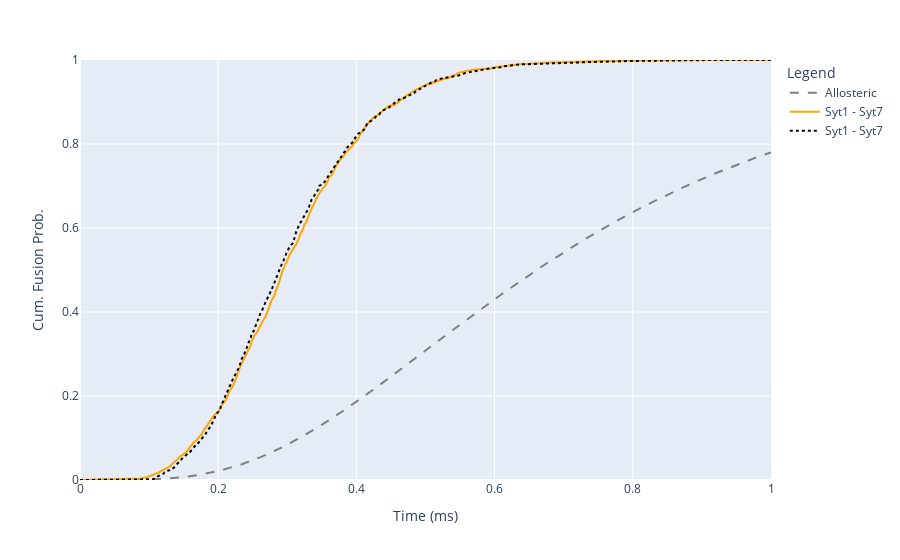

The notebook cell saved with this chart:
### Code cell
# Visualise cumulative probability of fusion
allo_col = 'rgb(128,128,128)'
clamp_col = 'rgb(255,167,0)'

fig = px.line()

fig.add_scatter(x=allosteric_sim['timestamp'], y=allosteric_sim['probability']['Fused'],
mode='lines', line={'color':allo_col, 'dash':'dash'}, name='Allosteric')

fig.add_scatter(x=clamp_sim['timestamp'], y=clamp_sim['probability']['Fused'],
mode='lines', line={'color':clamp_col, 'dash':'solid'}, name=clamp_model.name)
fig.add_scatter(x=clamp_sim_alt['timestamp'], y=clamp_sim_alt['probability']['Fused'],
mode='lines', line={'color':'black', 'dash':'dot'}, name=clamp_model.name)

fig.update_layout(
    legend = {'title': 'Legend'},
    xaxis = {'title': 'Time (ms)', 'range': [0, 1]},
    yaxis = {'title': 'Cum. Fusion Prob.', 'range': [0, 1]},
    hovermode='x'
)

fig.show()

### Figure 1 — Plotly figure (JSON) as saved in the notebook; plotly's stock layout.template omitted (floating-point values rounded to 4 significant figures; data arrays with more than 128 entries replaced by an {"elided": "..."} marker saying what was removed)
{"data": [{"hovertemplate": "<extra></extra>", "legendgroup": "", "line": {"color": "#636efa", "dash": "solid"}, "marker": {"symbol": "circle"}, "mode": "lines", "name": "", "orientation": "v", "showlegend": false, "type": "scatter", "xaxis": "x", "yaxis": "y"}, {"line": {"color": "rgb(128,128,128)", "dash": "dash"}, "mode": "lines", "name": "Allosteric", "type": "scatter", "x": {"elided": "1000 float values"}, "y": {"elided": "1000 float values"}}, {"line": {"color": "rgb(255,167,0)", "dash": "solid"}, "mode": "lines", "name": "Syt1 - Syt7", "type": "scatter", "x": {"elided": "1000 float values"}, "y": {"elided": "1000 float values"}}, {"line": {"color": "black", "dash": "dot"}, "mode": "lines", "name": "Syt1 - Syt7", "type": "scatter", "x": {"elided": "1000 float values"}, "y": {"elided": "1000 float values"}}], "layout": {"hovermode": "x", "legend": {"title": {"text": "Legend"}, "tracegroupgap": 0}, "margin": {"t": 60}, "xaxis": {"anchor": "y", "domain": [0, 1], "range": [0, 1], "title": {"text": "Time (ms)"}}, "yaxis": {"anchor": "x", "domain": [0, 1], "range": [0, 1], "title": {"text": "Cum. Fusion Prob."}}}}
